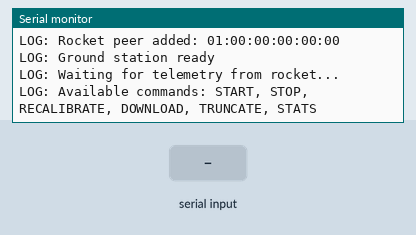
Recording of a program running on a simulated Seeed XIAO ESP32-S3. Parts: the last lines printed to the serial monitor. Inputs (shaded band) come from the test bench.

Above: at 1.3 s.
1.4 s: "START\n" received over Serial
At 2.6 s:
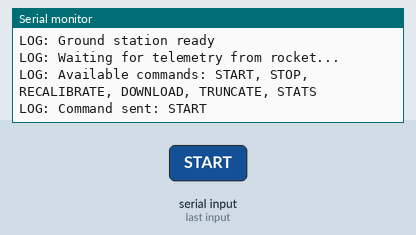
2.9 s: "STOP\n" received over Serial
At 3.9 s:
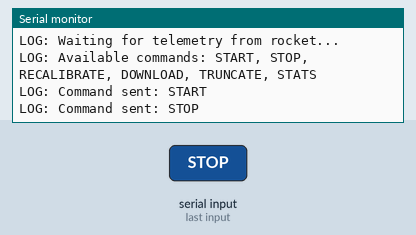
4.4 s: "RECALIBRATE\n" received over Serial
At 5.2 s:
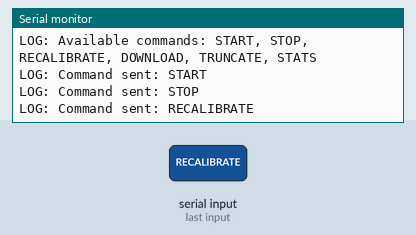
5.9 s: "DOWNLOAD\n" received over Serial
At 6.3 s:
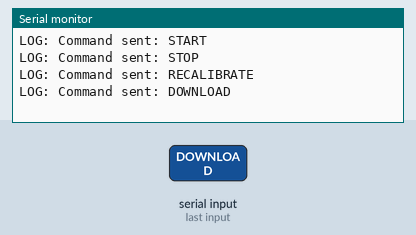
7.4 s: "TRUNCATE\n" received over Serial
At 8.6 s:
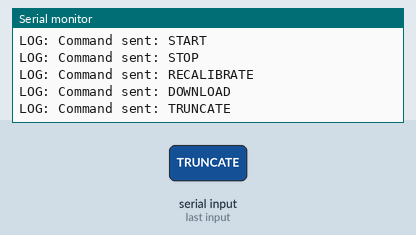
8.9 s: "STATS\n" received over Serial
At 9.7 s:
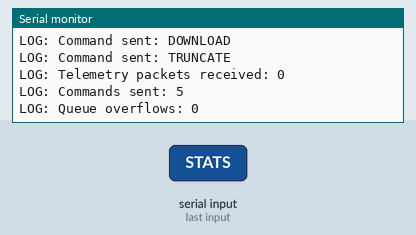

The program:

main.cpp
```cpp
/**
 * Ground Station WiFi LR - ESP-NOW Version
 *
 * Receives telemetry data from rocket via ESP-NOW and forwards to laptop via
 * USB serial. Receives control commands from laptop via serial and forwards to
 * rocket via ESP-NOW.
 */

#include "../../shared/espnow_protocol.h"
#include "espnow_comms.h"
#include <Arduino.h>

// Ensure MAC address is defined at build time
#ifndef ROCKET_MAC
#error                                                                         \
    "ROCKET_MAC must be set as an environment variable (e.g., 0x7C,0xDF,0xA1,0x11,0x22,0x33)"
#endif

// Parse rocket MAC address from build flags
const uint8_t rocketMacAddress[6] = {ROCKET_MAC};

/**
 * Runtime state for the ground station
 * Groups all mutable state in one place for clarity
 */
struct GroundStationState {
  static const size_t SERIAL_BUFFER_SIZE = 256;
  char serialBuffer[SERIAL_BUFFER_SIZE] = {0};
  size_t serialBufferIndex = 0;
  bool discardingOverflow = false; // True when consuming overflow input
};

static GroundStationState state;

/**
 * Log a debug message to Serial with "LOG: " prefix
 */
void logDebug(const char *format, ...) {
  Serial.print("LOG: ");

  va_list args;
  va_start(args, format);

  char buffer[256];
  vsnprintf(buffer, sizeof(buffer), format, args);
  Serial.println(buffer);

  va_end(args);
}

/**
 * Telemetry callback - called when sensor reading is received from rocket
 *
 * Formats and outputs as CSV with RSSI column:
 * DATA: timestamp,temperature,pressure,altitude,humidity,rssi
 */
void onTelemetryReceived(const SensorReading &reading, int8_t rssi) {
  // Values are already floats - output directly with appropriate precision
  // Output CSV format with RSSI as final column
  Serial.printf("DATA: %lu,%.2f,%.2f,%.4f,%.2f,%d\n", reading.timestamp,
                reading.temperature, reading.pressure, reading.altitude,
                reading.humidity, rssi);
}

/**
 * File chunk callback - called when file chunk is received from rocket
 *
 * Forwards the chunk data to the laptop via serial
 */
void onFileChunkReceived(const FileChunk &chunk) {
  // Write chunk data directly to serial
  Serial.write(chunk.data, chunk.dataLength);

  // If this is the last chunk, log completion
  if (chunk.flags & FILE_CHUNK_FLAG_LAST) {
    logDebug("File download complete (chunk %d)", chunk.sequenceNumber);
  }
}

/**
 * Parse and execute a command from serial
 *
 * Supported commands (case-insensitive):
 * - START
 * - STOP
 * - RECALIBRATE
 * - DOWNLOAD
 * - TRUNCATE
 * - STATS (local command - show statistics)
 */
void processSerialCommand(const char *command) {
  // Convert to uppercase for case-insensitive comparison
  String cmd = String(command);
  cmd.toUpperCase();
  cmd.trim();

  if (cmd == "START") {
    sendCommand(CommandCode::START);
  } else if (cmd == "STOP") {
    sendCommand(CommandCode::STOP);
  } else if (cmd == "RECALIBRATE") {
    sendCommand(CommandCode::RECALIBRATE);
  } else if (cmd == "DOWNLOAD") {
    sendCommand(CommandCode::DOWNLOAD);
  } else if (cmd == "TRUNCATE") {
    sendCommand(CommandCode::TRUNCATE);
  } else if (cmd == "STATS") {
    // Local command - show statistics
    logDebug("Telemetry packets received: %lu", getTelemetryReceivedCount());
    logDebug("Commands sent: %lu", getCommandsSentCount());
    logDebug("Queue overflows: %lu", getQueueOverflowCount());
  } else if (cmd.startsWith("LOCAL")) {
    // Handle LOCAL status command (compatibility)
    if (cmd.indexOf("STATUS") >= 0) {
      logDebug("Ground station MAC: %s", WiFi.macAddress().c_str());
      logDebug("ESP-NOW channel: %d", ESPNOW_CHANNEL);
      logDebug("Telemetry received: %lu", getTelemetryReceivedCount());
      logDebug("Commands sent: %lu", getCommandsSentCount());
    }
  } else if (cmd.length() > 0) {
    logDebug("Unknown command: %s", command);
    logDebug(
        "Valid commands: START, STOP, RECALIBRATE, DOWNLOAD, TRUNCATE, STATS");
  }
}

/**
 * Process incoming serial data
 */
void processSerialInput() {
  while (Serial.available()) {
    char c = Serial.read();

    // If we're discarding overflow, consume until newline
    if (state.discardingOverflow) {
      if (c == '\n' || c == '\r') {
        state.discardingOverflow = false;
      }
      // Discard this character
      continue;
    }

    if (c == '\n' || c == '\r') {
      if (state.serialBufferIndex > 0) {
        state.serialBuffer[state.serialBufferIndex] = '\0';
        processSerialCommand(state.serialBuffer);
        state.serialBufferIndex = 0;
      }
    } else if (state.serialBufferIndex <
               GroundStationState::SERIAL_BUFFER_SIZE - 1) {
      state.serialBuffer[state.serialBufferIndex++] = c;
    } else {
      // Buffer overflow - discard this character and all subsequent until
      // newline
      logDebug("ERROR: Command too long, discarding input until newline");
      state.serialBufferIndex = 0;
      state.discardingOverflow = true;
    }
  }
}

void setup() {
  Serial.begin(115200);
  delay(100); // Allow serial to stabilize

  logDebug("Ground Station WiFi LR (ESP-NOW) starting...");

  // Initialize ESP-NOW and register rocket
  // Error handling strategy: Critical errors (ESP-NOW init) halt the system
  // for safety. Non-critical errors (serial parsing) are logged and ignored.
  if (!initESPNow(rocketMacAddress, onTelemetryReceived, onFileChunkReceived)) {
    logDebug("FATAL: ESP-NOW initialization failed");
    while (1) {
      delay(1000); // Halt - requires physical reset
    }
  }

  logDebug("Ground station ready");
  logDebug("Waiting for telemetry from rocket...");
  logDebug("Available commands: START, STOP, RECALIBRATE, DOWNLOAD, TRUNCATE, "
           "STATS");
}

void loop() {
  // Process serial commands from laptop
  processSerialInput();

  // ESP-NOW telemetry reception is handled via callback (onTelemetryReceived)
  // No polling needed

  // No explicit delay needed - serial processing is fast and ESP-NOW uses
  // callbacks. If watchdog resets occur, add delay(1) or increase watchdog
  // timeout.
}
```

espnow_comms.cpp
```cpp
/**
 * ESP-NOW Communication Module - Ground Station Implementation
 *
 * Uses FreeRTOS queue to decouple ESP-NOW reception (ISR context) from
 * UART forwarding, preventing blocking Serial.printf() calls from
 * interfering with packet reception.
 */

#include "espnow_comms.h"
#include <atomic>
#include <freertos/FreeRTOS.h>
#include <freertos/queue.h>
#include <freertos/task.h>

// Queue configuration
static const size_t TELEMETRY_QUEUE_SIZE = 20; // Buffer ~400ms at 50Hz
static const size_t FILE_CHUNK_QUEUE_SIZE = 10;

// Queued telemetry packet with RSSI
struct QueuedTelemetry {
  SensorReading reading;
  int8_t rssi;
};

// Static variables for callbacks and statistics
static TelemetryCallback telemetryCallback = nullptr;
static FileChunkCallback fileChunkCallback = nullptr;
static uint8_t rocketAddress[6];
static std::atomic<uint32_t> telemetryReceivedCount{0};
static std::atomic<uint32_t> commandsSentCount{0};
static std::atomic<uint32_t> commandsSendFailCount{0};
static std::atomic<uint32_t> queueOverflowCount{0};

// FreeRTOS handles
static QueueHandle_t telemetryQueue = nullptr;
static QueueHandle_t fileChunkQueue = nullptr;
static TaskHandle_t forwardingTaskHandle = nullptr;

/**
 * Telemetry forwarding task
 * Runs on Core 1, dequeues telemetry and forwards via UART
 */
static void telemetryForwardingTask(void *param) {
  QueuedTelemetry item;
  FileChunk chunk;

  while (true) {
    // Check telemetry queue (higher priority)
    if (xQueueReceive(telemetryQueue, &item, 0) == pdTRUE) {
      if (telemetryCallback != nullptr) {
        telemetryCallback(item.reading, item.rssi);
      }
    }
    // Check file chunk queue
    else if (xQueueReceive(fileChunkQueue, &chunk, 0) == pdTRUE) {
      if (fileChunkCallback != nullptr) {
        fileChunkCallback(chunk);
      }
    }
    // No data - yield briefly
    else {
      vTaskDelay(1);
    }
  }
}

/**
 * ESP-NOW receive callback
 * Called in WiFi task context - must return quickly!
 * Enqueues data for processing by forwarding task.
 */
static void onDataRecv(const esp_now_recv_info_t *info, const uint8_t *data,
                       int len) {
  BaseType_t xHigherPriorityTaskWoken = pdFALSE;

  // Check packet size to determine type
  if (len == sizeof(SensorReading) && telemetryQueue != nullptr) {
    // Regular telemetry packet - enqueue for forwarding
    QueuedTelemetry item;
    memcpy(&item.reading, data, sizeof(SensorReading));
    item.rssi = info->rx_ctrl->rssi;

    telemetryReceivedCount.fetch_add(1, std::memory_order_relaxed);

    if (xQueueSendFromISR(telemetryQueue, &item, &xHigherPriorityTaskWoken) !=
        pdTRUE) {
      queueOverflowCount.fetch_add(1, std::memory_order_relaxed);
    }
  } else if (len == sizeof(FileChunk) && fileChunkQueue != nullptr) {
    // File chunk packet
    const FileChunk *chunk = reinterpret_cast<const FileChunk *>(data);

    // Verify it's actually a file chunk packet
    if (chunk->packetType == static_cast<uint8_t>(PacketType::FILE_CHUNK)) {
      if (xQueueSendFromISR(fileChunkQueue, chunk, &xHigherPriorityTaskWoken) !=
          pdTRUE) {
        queueOverflowCount.fetch_add(1, std::memory_order_relaxed);
      }
    }
  }

  // Yield if a higher priority task was woken
  if (xHigherPriorityTaskWoken == pdTRUE) {
    portYIELD_FROM_ISR();
  }
}

/**
 * ESP-NOW send callback (ESP32-S3 signature with wifi_tx_info_t)
 * Called after command is sent (success or failure)
 */
static void onDataSent(const wifi_tx_info_t *info,
                       esp_now_send_status_t status) {
  if (status != ESP_NOW_SEND_SUCCESS) {
    commandsSendFailCount.fetch_add(1, std::memory_order_relaxed);
  }
}

bool initESPNow(const uint8_t *rocketMAC, TelemetryCallback telCallback,
                FileChunkCallback fileCallback) {
  if (telCallback == nullptr) {
    Serial.println("LOG: ERROR - Telemetry callback is null");
    return false;
  }

  telemetryCallback = telCallback;
  fileChunkCallback = fileCallback;
  memcpy(rocketAddress, rocketMAC, 6);

  // Create FreeRTOS queues for decoupling reception from UART forwarding
  telemetryQueue = xQueueCreate(TELEMETRY_QUEUE_SIZE, sizeof(QueuedTelemetry));
  fileChunkQueue = xQueueCreate(FILE_CHUNK_QUEUE_SIZE, sizeof(FileChunk));

  if (telemetryQueue == nullptr || fileChunkQueue == nullptr) {
    Serial.println("LOG: ERROR - Failed to create queues");
    return false;
  }

  // Create forwarding task on Core 1 (same as Arduino loop)
  // Priority 2 is higher than Arduino loop (priority 1) for responsive
  // forwarding
  BaseType_t taskResult =
      xTaskCreatePinnedToCore(telemetryForwardingTask, "TelemetryFwd", 4096,
                              nullptr, 2, &forwardingTaskHandle, 1 // Core 1
      );

  if (taskResult != pdPASS) {
    Serial.println("LOG: ERROR - Failed to create forwarding task");
    return false;
  }

  Serial.println("LOG: Telemetry forwarding task started on Core 1");

  // Initialize WiFi in STA mode (required for ESP-NOW)
  WiFi.mode(WIFI_STA);
  WiFi.disconnect();

  // Set link protocol to 802.11LR
  WiFi.enableLongRange(true);

  // Set WiFi channel
  WiFi.setChannel(ESPNOW_CHANNEL, WIFI_SECOND_CHAN_NONE);
  /*
  esp_err_t channelResult =
      esp_wifi_set_channel(ESPNOW_CHANNEL, WIFI_SECOND_CHAN_NONE);
  if (channelResult != ESP_OK) {
    Serial.printf("LOG: ERROR - Failed to set WiFi channel %d (error: %d)\n",
                  ESPNOW_CHANNEL, channelResult);
    return false;
  }
  */

  Serial.printf("LOG: WiFi initialized in STA mode, channel %d\n",
                ESPNOW_CHANNEL);
  Serial.printf("LOG: Ground station MAC: %s\n", WiFi.macAddress().c_str());

  // Initialize ESP-NOW
  if (esp_now_init() != ESP_OK) {
    Serial.println("LOG: ERROR - ESP-NOW init failed");
    return false;
  }

  Serial.println("LOG: ESP-NOW initialized");

  // Register callbacks
  esp_now_register_recv_cb(onDataRecv);
  esp_now_register_send_cb(onDataSent);

  // Add rocket as peer
  esp_now_peer_info_t peerInfo = {};
  memcpy(peerInfo.peer_addr, rocketAddress, 6);
  peerInfo.channel = ESPNOW_CHANNEL;
  peerInfo.encrypt = false;

  if (esp_now_add_peer(&peerInfo) != ESP_OK) {
    Serial.println("LOG: ERROR - Failed to add rocket as peer");
    return false;
  }

  Serial.printf("LOG: Rocket peer added: %02X:%02X:%02X:%02X:%02X:%02X\n",
                rocketAddress[0], rocketAddress[1], rocketAddress[2],
                rocketAddress[3], rocketAddress[4], rocketAddress[5]);

  return true;
}

bool sendCommand(CommandCode cmd) {
  uint8_t cmdByte = static_cast<uint8_t>(cmd);

  esp_err_t result = esp_now_send(rocketAddress, &cmdByte, sizeof(cmdByte));

  if (result == ESP_OK) {
    commandsSentCount.fetch_add(1, std::memory_order_relaxed);

    // Log command sent
    const char *cmdName = "UNKNOWN";
    switch (cmd) {
    case CommandCode::START:
      cmdName = "START";
      break;
    case CommandCode::STOP:
      cmdName = "STOP";
      break;
    case CommandCode::RECALIBRATE:
      cmdName = "RECALIBRATE";
      break;
    case CommandCode::DOWNLOAD:
      cmdName = "DOWNLOAD";
      break;
    case CommandCode::TRUNCATE:
      cmdName = "TRUNCATE";
      break;
    }
    Serial.printf("LOG: Command sent: %s\n", cmdName);

    return true;
  } else {
    Serial.printf("LOG: ERROR - Command send failed: %d\n", result);
    return false;
  }
}

uint32_t getTelemetryReceivedCount() {
  return telemetryReceivedCount.load(std::memory_order_relaxed);
}

uint32_t getCommandsSentCount() {
  return commandsSentCount.load(std::memory_order_relaxed);
}

uint32_t getCommandsSendFailCount() {
  return commandsSendFailCount.load(std::memory_order_relaxed);
}

uint32_t getQueueOverflowCount() {
  return queueOverflowCount.load(std::memory_order_relaxed);
}
```

espnow_comms.h
```cpp
/**
 * ESP-NOW Communication Module - Ground Station
 *
 * Handles ESP-NOW initialization, receiving telemetry from rocket,
 * and sending commands to rocket.
 */

#ifndef ESPNOW_COMMS_H
#define ESPNOW_COMMS_H

#include "../../shared/espnow_protocol.h"
#include <Arduino.h>
#include <WiFi.h>
#include <esp_now.h>
#include <esp_wifi.h>

/**
 * Callback function type for received telemetry
 * Parameters: SensorReading data, RSSI value
 */
typedef void (*TelemetryCallback)(const SensorReading &reading, int8_t rssi);

/**
 * Callback function type for received file chunks
 * Parameters: FileChunk data
 */
typedef void (*FileChunkCallback)(const FileChunk &chunk);

/**
 * Initialize ESP-NOW and register rocket as peer
 *
 * @param rocketMAC MAC address of the rocket (6 bytes)
 * @param telemetryCallback Function to call when telemetry is received
 * @param fileChunkCallback Function to call when file chunk is received
 * @return true if initialization successful, false otherwise
 */
bool initESPNow(const uint8_t *rocketMAC, TelemetryCallback telemetryCallback,
                FileChunkCallback fileChunkCallback);

/**
 * Send a command to the rocket
 *
 * @param cmd Command code to send
 * @return true if send initiated successfully (does not guarantee delivery)
 */
bool sendCommand(CommandCode cmd);

/**
 * Get ESP-NOW statistics
 */
uint32_t getTelemetryReceivedCount();
uint32_t getCommandsSentCount();
uint32_t getCommandsSendFailCount();
uint32_t getQueueOverflowCount();

#endif // ESPNOW_COMMS_H
```

Measured:
- after the input at 1.4 s, the serial monitor: prints a new line at once (image 1)
- after the input at 2.9 s, the serial monitor: prints a new line at once (image 2)
- after the input at 4.4 s, the serial monitor: prints a new line at once (image 3)
- after the input at 5.9 s, the serial monitor: prints a new line at once (image 4)
- after the input at 7.4 s, the serial monitor: prints a new line at once (image 5)
- after the input at 8.9 s, the serial monitor: prints a new line at once (image 6)
